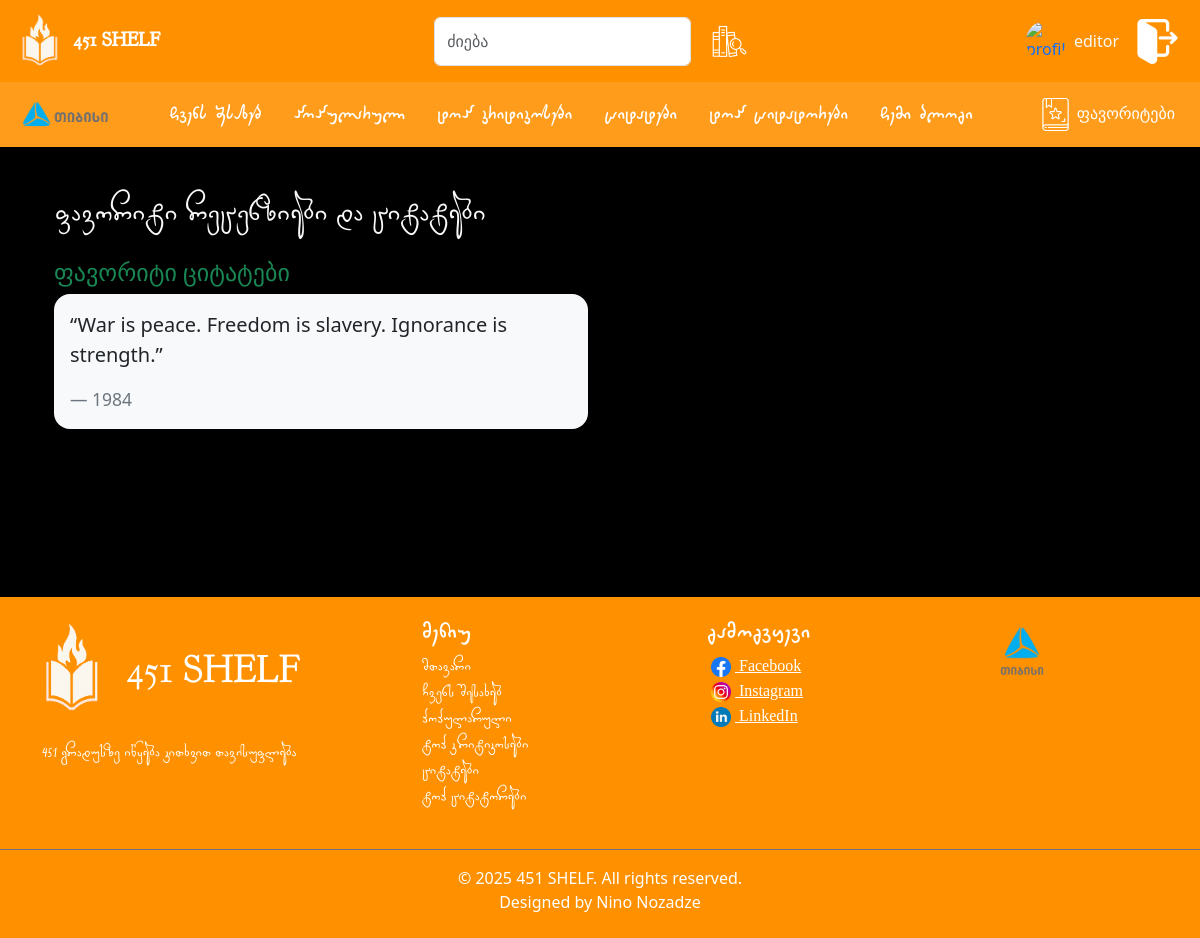
The page /favorites (signed in) on the database its author committed.
### models.py (models this page shows, shortened)
class User(UserMixin, db.Model):
    __tablename__ = 'user'
    __table_args__ = {'extend_existing': True}
    id = db.Column(db.Integer, primary_key=True)
    username = db.Column(db.String(80), unique=True, nullable=False)
    email = db.Column(db.String(120), unique=True, nullable=False)
    password_hash = db.Column(db.String(128), nullable=False)
    is_admin = db.Column(db.Boolean, default=False)
    image = db.Column(db.String(255), nullable=True)
    reviews = db.relationship('Review', backref='user', lazy=True)
    quotes = db.relationship('Quote', backref='user', lazy=True)

class Quote(db.Model):
    id = db.Column(db.Integer, primary_key=True)
    text = db.Column(db.Text, nullable=False)
    author = db.Column(db.String(100))
    book_title = db.Column(db.String(150))
    timestamp = db.Column(db.DateTime, default=db.func.current_timestamp())
    user_id = db.Column(db.Integer, db.ForeignKey('user.id'), nullable=False)
    book_id = db.Column(db.Integer, db.ForeignKey('book.id'), nullable=True)
    likes = db.Column(db.Integer, default=0)
    liked_by_users = db.relationship('User', secondary=favorites_quotes, backref='favorite_quotes')

### routes.py (the view)
@main.route('/favorites')
@login_required
def favorites():
    favorite_reviews = current_user.favorite_reviews
    favorite_quotes = current_user.favorite_quotes
    return render_template('favorites.html', favorite_reviews=favorite_reviews, favorite_quotes=favorite_quotes)

### templates/favorites.html (shortened to what this page needs)
{% extends "base.html" %}
{% block content %}
<div class="container mt-4 text-light  my-5">
  <h2 class="mb-4 my-5 abtxtmid">ფავორიტი რეცენზიები და ციტატები</h2>
  {% if favorite_quotes %}
    <h4 class="text-success">ფავორიტი ციტატები</h4>
    <div class="row row-cols-1 row-cols-md-2 g-4">
      {% for quote in favorite_quotes %}
        <div class="col">
          <div class="card h-100 shadow-sm border-0 rounded-4 bg-light">
            <div class="card-body">
              <blockquote class="blockquote mb-0">
                <p>“{{ quote.text }}”</p>
                <footer class="blockquote-footer mt-2">{{ quote.book_title }}</footer>
              </blockquote>
            </div>
          </div>
        </div>
      {% endfor %}
    </div>
  {% endif %}
</div>
<br>
<br>
<br>
{% endblock %}

### templates/navbar.html (shortened to what this page needs)
<nav class="navbar navbar-expand-lg">
    <div class="container-fluid">
        <a class="navbar-brand logname text-white" href="/">
            <img src="/static/images/logo1.png" alt="Logo" width="40" class="mx-2 d-inline-block"> 451 SHELF
        </a>
        <div class="collapse navbar-collapse" id="navbarNavContent">
            <form action="{{ url_for('main.search') }}" method="GET" class="d-flex mx-auto my-2">
                <input class="form-control me-2" type="search" name="q" placeholder="ძიება" aria-label="Search">
                <button class="btn" type="submit">
                    <img class="searchlogo" src="/static/images/book (1).png" alt="Search">
                </button>
            </form>
            {% if current_user.is_authenticated %}
            <a href="{{ url_for('blog.my_blog') }}" class="d-flex align-items-center text-decoration-none mx-2">
                <img src="{{ url_for('static', filename='uploads/' + (current_user.image or 'default.png')) }}"
                     alt="profile" width="40" height="40" class="rounded-circle me-2" style="object-fit: cover;">
                <span class="text-light my-2">{{ current_user.username }}</span>
            </a>
            <a class="nav-link mx-2" href="{{ url_for('auth.logout') }}"><img class="logout"
                                                                              src="/static/images/logout.png"
                                                                              alt="Logout"></a>
            {% endif %}
        </div>
    </div>
</nav>
<nav class="navbar navbar1 navbar-expand-lg ">
    <div class="container-fluid">
        <a href="https://tbcbank.ge/ka/tbc-education" class="mx-2"><img class="tbclll"
                                                                        src="/static/images/tbc-logo%20(2).png"> </a>
        <div class="mx-auto">
            <ul class="navbar-nav gap-3">
                <li class="nav-item">
                    <a class="nav-link navlinko text-white" href="{{ url_for('main.about') }}">ჩვენს შესახებ</a>
                </li>
                <li class="nav-item">
                    <a class="nav-link navlinko text-white" href="/popular">პოპულარული</a>
                </li>
                <li class="nav-item">
                    <a class="nav-link navlinko text-white" href="{{ url_for('main.top_critics') }}">ტოპ კრიტიკოსები</a>
                </li>
                <li class="nav-item">
                    <a class="nav-link navlinko text-white" href="/quotes">ციტატები</a>
                </li>
                <li class="nav-item">
                    <a class="nav-link navlinko text-white" href="{{ url_for('main.top_quoters') }}">ტოპ ციტატორები</a>
                </li>
                {% if current_user.is_authenticated %}
                <li><a class="nav-link navlinko text-white" href="{{ url_for('blog.my_blog') }}">ჩემი ბლოგი</a></li>
                {% endif %}
            </ul>
        </div>
        <div class="d-flex">
            {% if current_user.is_authenticated %}
            <a href="{{ url_for('main.favorites') }}" class="btn navlinko text-white">
                <img src="{{ url_for('static', filename='images/book (2).png') }}" alt="favs" class="fav"> ფავორიტები
            </a>
            {% else %}
            <a href="{{ url_for('auth.login') }}" class="btn navlinko text-white">
                <img src="{{ url_for('static', filename='images/book (2).png') }}" alt="favs" class="fav"> ფავორიტები
            </a>
            {% endif %}
        </div>
    </div>
</nav>

### static/style.css (style rules this page uses)
.navbar { background-color: #ff9100; }
.navbar1 { background-color: #ff9c1c; }
.logname { font-family: mainf; font-weight: bold; color: white; font-size: 30px; }
.searchlogo { width: 35px; }
.logout { width: 45px; }
.fav { width: 35px; }
.navlinko { font-family: gio; }
.tbclll { width: 90px; height: 30px; }
.abtxtmid { font-family: merabi; }

### rows shown on the page
User: username "editor"
Quote: text "War is peace. Freedom is slavery. Ignorance is strength.", book_title "1984"
